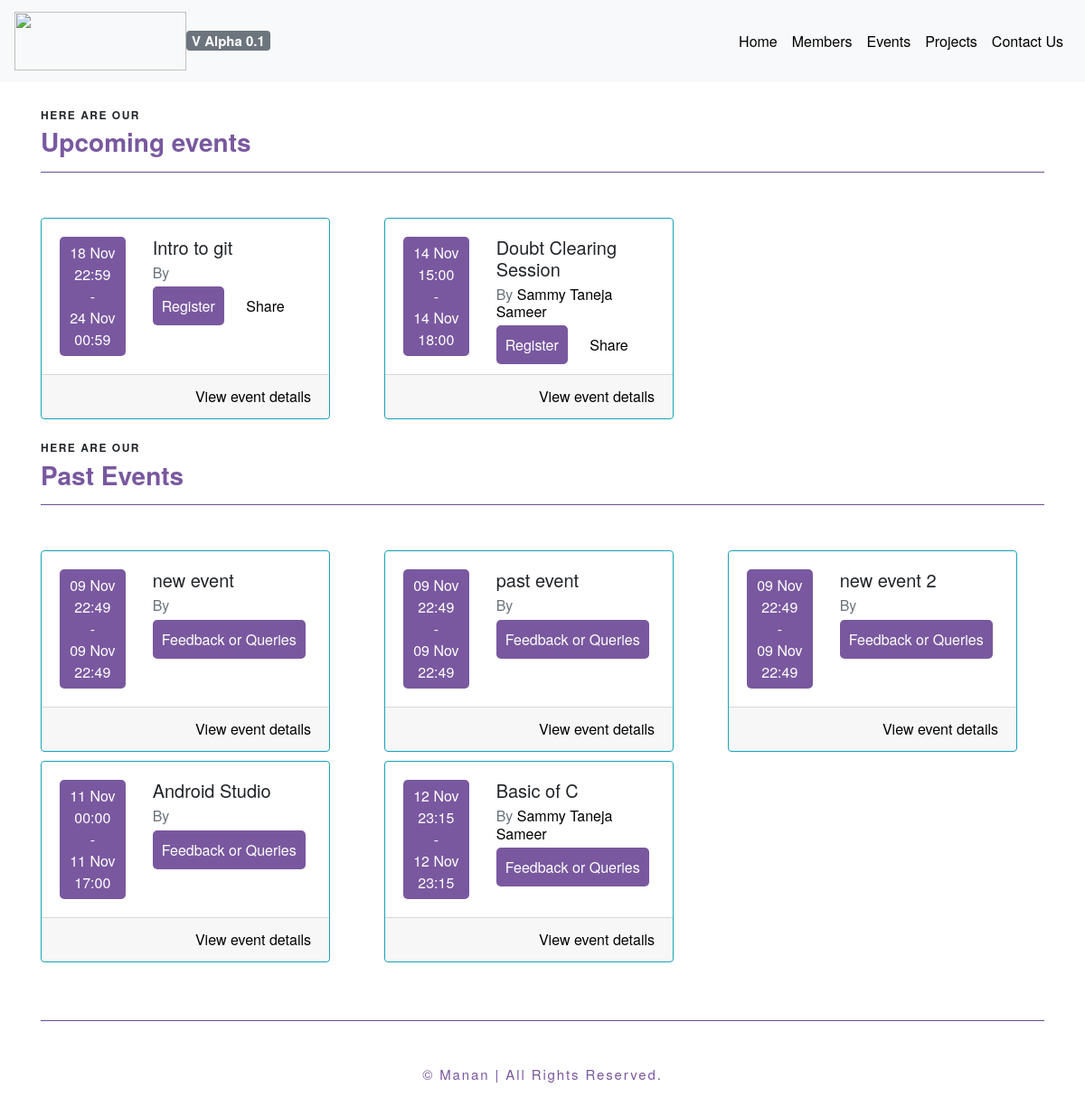
Page /events/ on the earlier database version.
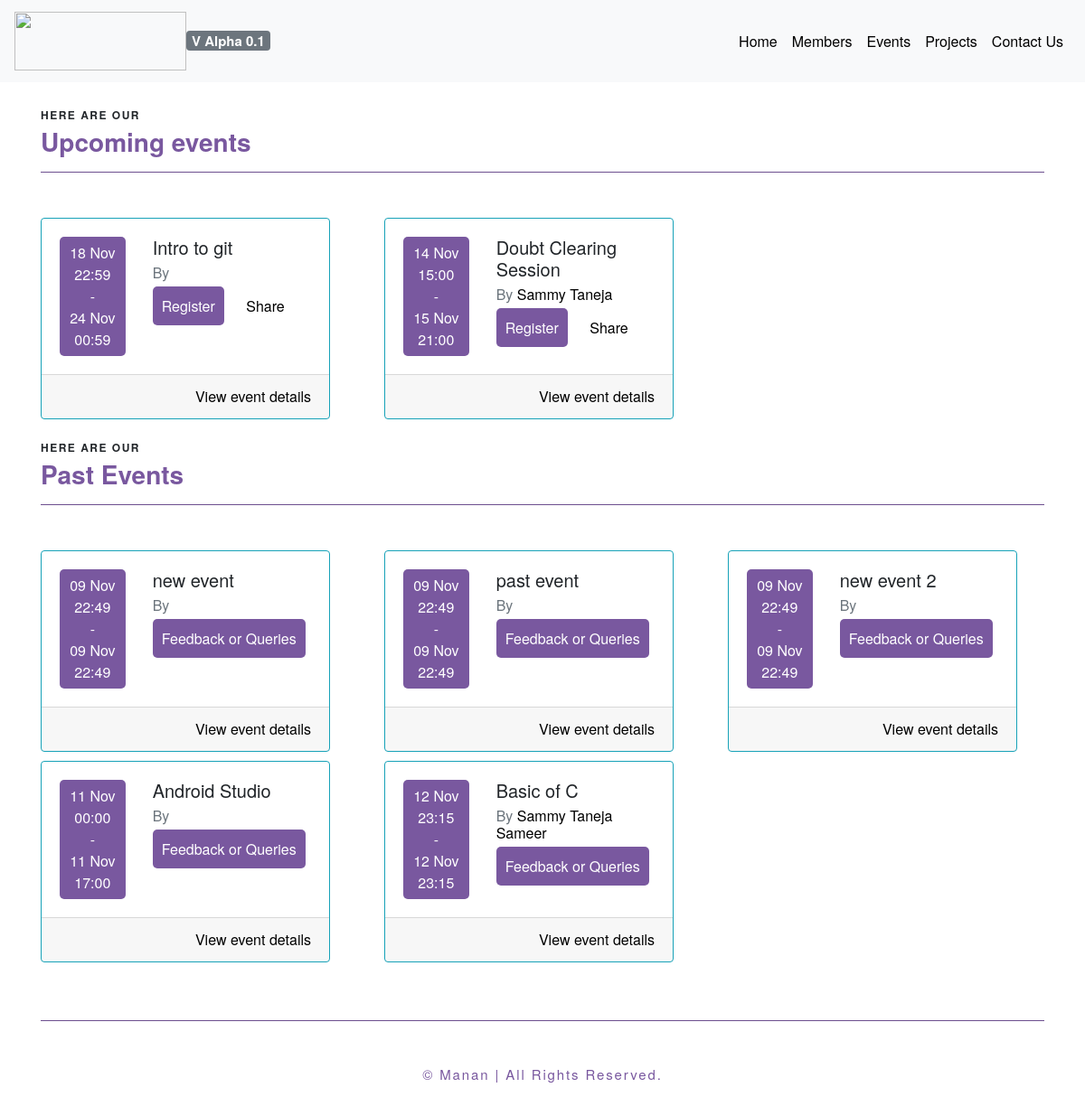
Same page on the later database version.
### main/models.py (models this page shows, shortened)
class Event(models.Model):
    description = models.TextField(blank=True, null=True)
    title = models.CharField(max_length=500)
    host = models.ManyToManyField(User)
    venue = models.CharField(max_length=100)
    fee = models.IntegerField(default=0)
    rules = models.TextField(blank=True, null=True)
    prerequistes = models.TextField(blank=True, null=True)
    start_date = models.DateField(default=datetime.date.today,auto_now=False,auto_now_add=False)
    end_date = models.DateField(default=datetime.date.today,auto_now=False,auto_now_add=False)
    start_time = models.TimeField(default=datetime.datetime.now().time(),auto_now=False,auto_now_add=False)
    end_time = models.TimeField(default=datetime.datetime.now().time(),auto_now=False,auto_now_add=False)

class Profile(models.Model):
    user = models.OneToOneField(User, on_delete=models.CASCADE)
    email = models.EmailField(blank=True)
    fname = models.CharField(max_length=100, blank=True)
    lname = models.CharField(max_length=100, blank=True)
    github = models.CharField(max_length=100, blank=True)
    batch = models.IntegerField(default=2017)
    facebook = models.CharField(max_length=100, blank=True)
    linkedin = models.CharField(max_length=100, blank=True)
    twitter = models.CharField(max_length=100, blank=True)

### main/views.py (the view)
# urls.py: url(r'^events/$',event_list_view,name="events-list"),
def event_list_view(request):
	obj = Event.objects.all()
	past = []
	future = []
	for x in obj :
		if x.end_date <datetime.date.today():
			past.append(x)
		elif x.end_date ==datetime.date.today() and x.end_time < datetime.datetime.now().time():
			past.append(x)
		else :
			future.append(x)
	return render(request,'events.html',{'past':past,'future':future})

### main/templates/events.html (shortened to what the changed rows need)
<!doctype html>
<html lang="en">
<head>
  <link rel="stylesheet" href="https://maxcdn.bootstrapcdn.com/bootstrap/4.0.0-beta.2/css/bootstrap.min.css">
</head>
<body style="background-color: #fff">
  <div class="container">
    <br/><br/><br/><br/>
    <div class="row">
      {% for x in future %}
      <div class="col-lg-4" style="margin-top: 10px;">
        <div class="card border-info" style="width: 20rem;">
          <div class="card-body">
            <div class="row">
              <div class="col-lg-4">
                <div class="container text-center" style="padding:6px;background-color:#79589F;color:#fff;border-radius:5px; ">
                  {{ x.start_date|date:"d M " }}{{ x.start_time|time:"H:i" }}
                  <br/>
                  -
                  <br/>
                  {{ x.end_date|date:"d M" }} {{ x.end_time|time:"H:i" }}
                </div>
              </div>
              <div class="col-lg-8">
                <h5 class="card-title">{{x.title}}</h5>
                <h6 class="card-subtitle mb-2 text-muted">By
                {% for y in x.host.all %}
                <a href="/member/{{y.username}}">{{y.profile.fname}} {{y.profile.lname}}</a>
                {% endfor %}
                </h6>
                <a href="#" class="card-link"  style="padding:10px;background-color:#79589F;color:#fff;border-radius:5px; " data-toggle="modal" data-target="#registerModal" data-eventid="{{x.pk}}"  data-eventname="{{x.title}}">Register</a>
                <a href="#" class="card-link">Share</a>
              </div>
            </div>
          </div>
          <div class="card-footer">
            <a href="/event/detail/{{x.pk}}" class=" float-right">View event details</a>
          </div>
        </div>
      </div>
      {% endfor %}
    </div>
    <br/>
    <div class="row">
      {% for x in past %}
      <div class="col-lg-4" style="margin-top: 10px;">
        <div class="card border-info" style="width: 20rem;">
          <div class="card-body">
            <div class="row">
              <div class="col-lg-4">
                <div class="container text-center" style="padding:6px;background-color:#79589F;color:#fff;border-radius:5px; ">
                  {{ x.start_date|date:"d M" }} {{ x.start_time|time:"H:i" }}<br/>  -  <br/>{{ x.end_date|date:"d M" }} {{ x.end_time|time:"H:i" }}
                </div>
              </div>
              <div class="col-lg-8">
                <h5 class="card-title">{{x.title}}</h5>
                <h6 class="card-subtitle mb-2 text-muted">By
                {% for y in x.host.all %}
                <a href="/member/{{y.username}}">{{y.profile.fname}} {{y.profile.lname}}</a>
                {% endfor %}
                </h6>
                <a href="/event/detail/{{x.pk}}" class="card-link"  style="padding:10px;background-color:#79589F;color:#fff;border-radius:5px; ">Feedback or Queries</a>
              </div>
            </div>
          </div>
          <div class="card-footer">
            <a href="/event/detail/{{x.pk}}" class=" float-right">View event details</a>
          </div>
        </div>
      </div>
      {% endfor %}
    </div>
    <br/><br/>
  </div>
  <br/>
</body>
</html>

Differences in the rows shown:
changed Event "Doubt Clearing Session": end_date "14 Nov" → "15 Nov"; end_time "18:00" → "21:00"; loses auth_user (profile.fname "Sameer")
